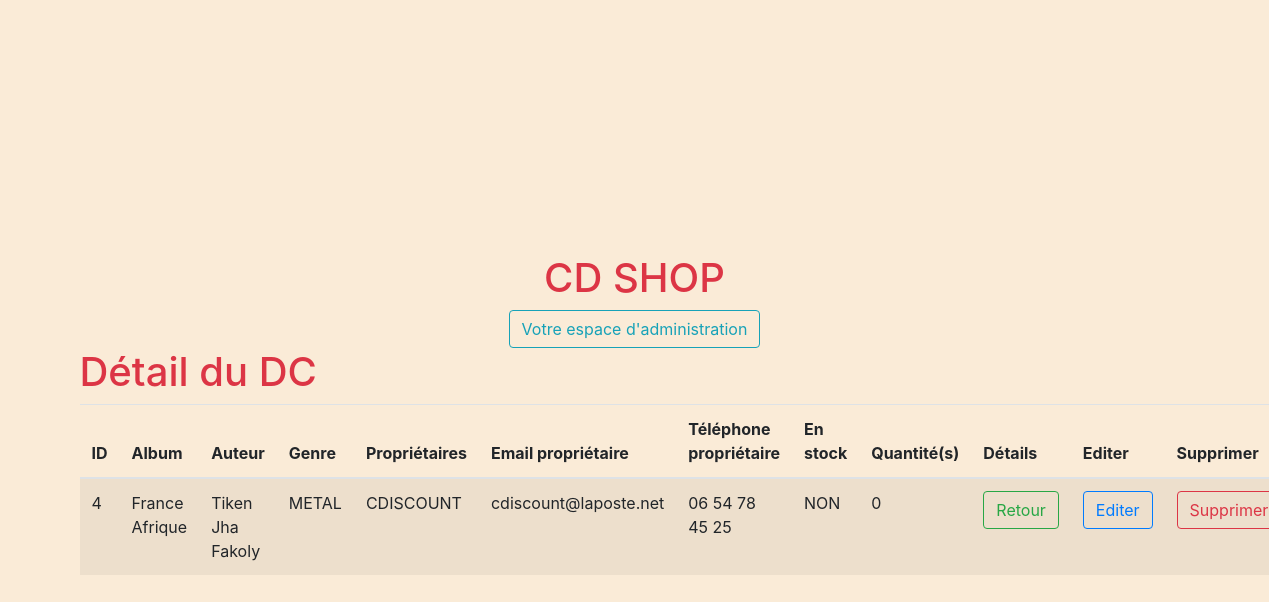
/views/detailsCd.php?id=4, run on the app's committed database.
### tables this page shows
CREATE TABLE IF NOT EXISTS `cd` (
  `id` int(11) NOT NULL AUTO_INCREMENT,
  `nom` varchar(250) NOT NULL,
  `auteur` varchar(250) NOT NULL,
  `genre_id` int(11) NOT NULL,
  `proprietaire_id` int(11) NOT NULL,
  `stock_id` int(11) NOT NULL,
  PRIMARY KEY (`id`),
  KEY `genre_id` (`genre_id`),
  KEY `proprietaire_id` (`proprietaire_id`),
  KEY `stock_id` (`stock_id`)
);

CREATE TABLE IF NOT EXISTS `genre` (
  `id_genre` int(11) NOT NULL AUTO_INCREMENT,
  `genre` varchar(250) NOT NULL,
  PRIMARY KEY (`id_genre`)
);

CREATE TABLE IF NOT EXISTS `proprietaires` (
  `id_proprio` int(11) NOT NULL AUTO_INCREMENT,
  `nom_proprio` varchar(250) NOT NULL,
  `email_proprio` varchar(250) NOT NULL,
  `telephone_proprio` varchar(250) NOT NULL,
  PRIMARY KEY (`id_proprio`)
);

CREATE TABLE IF NOT EXISTS `stock` (
  `id_stock` int(11) NOT NULL AUTO_INCREMENT,
  `disponible` varchar(250) NOT NULL,
  `quantite` int(11) NOT NULL,
  PRIMARY KEY (`id_stock`)
);

### views/detailsCd.php (called while the page is built, shortened)
<?php
require "../index.php";
require "../datas/pdoconnexion.php";
$dbh = getCdByID();

### datas/pdoconnexion.php (the view, shortened to what this page needs)
        <?php
function getCdByID(){
    $user = "root";
    $pass = "";
    $dbh = new PDO('mysql:host=localhost;dbname=multi', $user, $pass);
    $id = $_GET['id'];
    $req = $dbh->prepare('SELECT * FROM cd INNER JOIN proprietaires ON cd.proprietaire_id = proprietaires.id_proprio INNER JOIN genre ON cd.genre_id = genre.id_genre INNER JOIN stock ON cd.stock_id = stock.id_stock WHERE id = ?');
    $req->execute(array($id));
    $res = $req->fetch(PDO::FETCH_ASSOC);
    ?>
    <div class="container">
        <h1 class="text-danger">Détail du DC</h1>
    <table class="table table-striped">
            <thead>
            <tr>
                <th>ID</th>
                <th>Album</th>
                <th>Auteur</th>
                <th>Genre</th>
                <th>Propriétaires</th>
                <th>Email propriétaire</th>
                <th>Téléphone propriétaire</th>
                <th>En stock</th>
                <th>Quantité(s)</th>
                <th>Détails</th>
                <th>Editer</th>
                <th>Supprimer</th>
            </tr>
            </thead>
            <tbody>
            <tr>
                <td scope="row"><?= $res['id'] ?></td>
                <td scope="row"><?= $res['nom'] ?></td>
                <td scope="row"><?= $res['auteur'] ?></td>
                <td scope="row"><?= $res['genre'] ?></td>
                <td scope="row"><?= $res['nom_proprio'] ?></td>
                <td scope="row"><?= $res['email_proprio'] ?></td>
                <td scope="row"><?= $res['telephone_proprio'] ?></td>
                <td scope="row"><?= $res['disponible'] ?></td>
                <td scope="row"><?= $res['quantite'] ?></td>
                <td><a href="../views/allcd.php" class="btn btn-outline-success">Retour</a></td>
                <td><a href="../views/updatecd.php?id=<?= $res['id'] ?>" class="btn btn-outline-primary">Editer</a></td>
                <td><a href="../views/deletecd.php?id=<?= $res['id'] ?>" class="btn btn-outline-danger">Supprimer</a></td>
            </tr>
            </tbody>
            </table>
    </div>
    <?php
}

### assets/css/styles.css (style rules this page uses)
html { margin: 0; padding: 0; box-sizing: border-box; }
body { background-color: antiquewhite; }

### data on the page
cd: id "4", nom "France Afrique", auteur "Tiken Jha Fakoly", genre.genre "METAL", proprietaire.nom_proprio "CDISCOUNT", proprietaire.email_proprio "cdiscount@laposte.net", proprietaire.telephone_proprio "06 54 78 45 25", stock.disponible "NON", stock.quantite "0"
